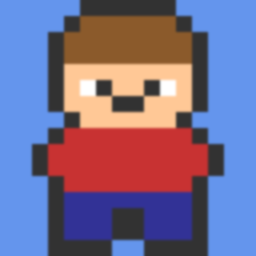
#> input picture examples/character_16x16_aa.png, 256 x 256 px
$ python cli.py ../examples/character_16x16_aa.png
#> lines starting #> are read from the running program, lines starting #| are printed output that depends on the picture
#> in load_image, img is the input picture: PIL image 256x256 RGB; mean R, G, B 119.5, 108.5, 142.7
### arcadia/grid.py
"""Grid detection via autocorrelation of gradient signal for pixel art images."""

from dataclasses import dataclass

import numpy as np
from PIL import Image


class GridDetectionError(Exception):
    """Raised when the pixel grid cannot be reliably detected."""


@dataclass
class GridResult:
    cell_size: int
    grid_width: int
    grid_height: int
    confidence: float


def _autocorrelation(signal: np.ndarray) -> np.ndarray:
    """Compute normalized autocorrelation of a 1D signal."""
    n = len(signal)
    mean = signal.mean()
    centered = signal - mean
    variance = np.sum(centered ** 2)
    if variance < 1e-10:
        return np.zeros(n)
    result = np.correlate(centered, centered, mode="full")
    result = result[n - 1:]  # keep only non-negative lags
    return result / variance


def _gradient_autocorrelation(line: np.ndarray) -> np.ndarray:
    """Compute autocorrelation of the absolute gradient of a 1D signal.

    For pixel art, raw pixels have random colors per cell (no periodicity),
    but the gradient (transitions between cells) has spikes at every cell
    boundary, which ARE periodic with period = cell_size.
    """
    grad = np.abs(np.diff(line))
    return _autocorrelation(grad)


def _find_peaks_with_prominence(
    autocorr: np.ndarray,
    min_lag: int = 4,
    min_prominence: float = 0.05,
) -> list[tuple[int, float]]:
    """Find peaks in autocorrelation with prominence filtering.

    Returns list of (lag, prominence) sorted by lag.
    """
    peaks = []
    n = len(autocorr)
    if n < min_lag + 2:
        return peaks

    for i in range(max(min_lag, 1), n - 1):
        if autocorr[i] > autocorr[i - 1] and autocorr[i] > autocorr[i + 1]:
            # Compute prominence: height above the higher of the two nearest valleys
            # Look left to find the valley between this peak and the previous one
            left_start = max(1, i - i // 2)  # search within half a period
            left_min = np.min(autocorr[left_start:i])
            # Look right for the next valley
            right_end = min(n, i + i // 2 + 1)
            right_min = np.min(autocorr[i + 1:right_end]) if i + 1 < right_end else autocorr[i]
            prominence = autocorr[i] - max(left_min, right_min)
            if prominence >= min_prominence:
                peaks.append((i, prominence))

    return peaks


# [38 lines left out: function _best_cell_size, not called in this run]


def _collect_candidates(
    peaks: list[tuple[int, float]], image_dim: int,
) -> list[tuple[int, float]]:
    """Collect all viable cell size candidates from peaks."""
    candidates = []
    for tolerance in (0.02, 0.05):
        for lag, prominence in peaks:
            if lag <= 0 or lag > image_dim // 2:
                continue
            ratio = image_dim / lag
            rounded = round(ratio)
            if rounded < 2:
                continue
            remainder = abs(ratio - rounded) / rounded
            if remainder <= tolerance:
                candidates.append((lag, prominence))
        if candidates:
            break
    return candidates


def detect_grid(image: Image.Image) -> GridResult:
    """Detect the pixel grid in an AI-generated pixel art image.

    Uses autocorrelation of the gradient signal, then scores the top candidates
    by cell uniformity to avoid picking sub-cell texture as the grid.

    Args:
        image: RGB PIL Image.

    Returns:
        GridResult with detected grid parameters.

    Raises:
        GridDetectionError: If grid cannot be reliably detected.
    """
    gray = np.array(image.convert("L"), dtype=np.float64)
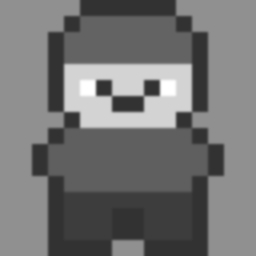
#> gray: shape (256, 256) float64; min 50, max 255, mean 115.6
    pixels = np.array(image)
    height, width = gray.shape

    n_row_samples = max(20, height // 10)
    n_col_samples = max(20, width // 10)

    row_indices = np.linspace(0, height - 1, n_row_samples, dtype=int)
    col_indices = np.linspace(0, width - 1, n_col_samples, dtype=int)

    row_lines = gray[row_indices, :]
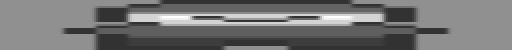
#> row_lines: shape (25, 256) float64 (shown 2 times larger); min 50, max 255, mean 115.2
    col_lines = gray[:, col_indices].T
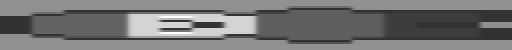
#> col_lines: shape (25, 256) float64 (shown 2 times larger); min 50, max 255, mean 116.7

    def _filter_low_variance(lines: np.ndarray) -> np.ndarray:
        variances = np.var(lines, axis=1)
#> variances = 25 values, max 4277.2 at index 8, min 686.6 at index 3, mean 1661.3
        max_var = variances.max()
#> max_var = 4277.2
#> (the rest of the program and of its run is left out)
